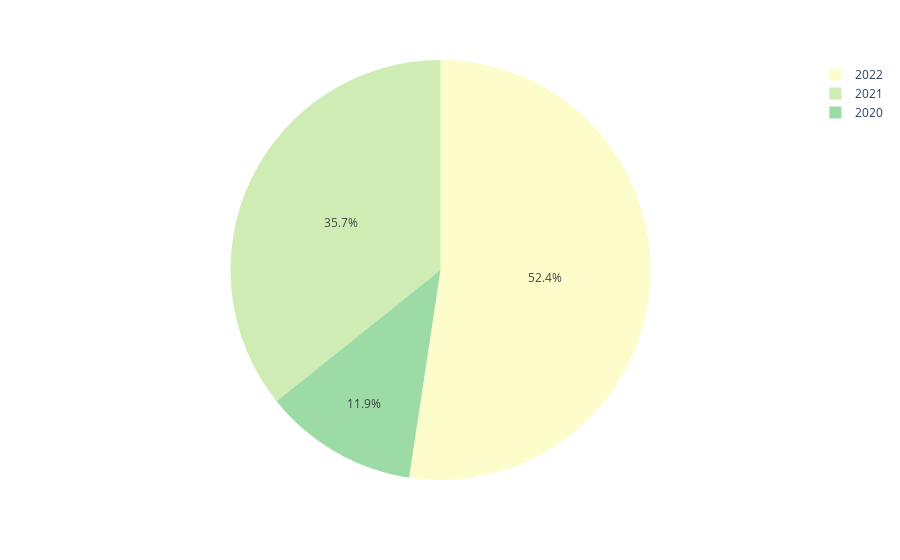

The code cell stored with this chart in its notebook:
### Markdown cell above
En el conjunto de datos que estamos utilizando, podemos observar que la mayoría de las observaciones corresponden a los años 2021 y 2022. Si bien existe cierta preocupación por la ausencia de información del año 2020, decidimos enfocarnos en los datos disponibles de los últimos dos años para obtener un análisis más robusto y estable. De esta manera, podemos estar seguros de que las tendencias y patrones que encontramos son más representativos y precisos de la situación actual.

### Code cell
workyear = df_salary['Anio_Laboral'].value_counts()
px.pie(values=workyear.values, names=workyear.index ,color_discrete_sequence=px.colors.sequential.deep )

### Figure 1 — Plotly figure (JSON) as saved in the notebook; plotly's stock layout.template omitted (floating-point values rounded to 4 significant figures)
{"data": [{"domain": {"x": [0, 1], "y": [0, 1]}, "hovertemplate": "label=%{label}<br>value=%{value}<extra></extra>", "labels": [2022, 2021, 2020], "legendgroup": "", "name": "", "showlegend": true, "type": "pie", "values": [318, 217, 72]}], "layout": {"legend": {"tracegroupgap": 0}, "margin": {"t": 60}, "piecolorway": ["rgb(253, 253, 204)", "rgb(206, 236, 179)", "rgb(156, 219, 165)", "rgb(111, 201, 163)", "rgb(86, 177, 163)", "rgb(76, 153, 160)", "rgb(68, 130, 155)", "rgb(62, 108, 150)", "rgb(62, 82, 143)", "rgb(64, 60, 115)", "rgb(54, 43, 77)", "rgb(39, 26, 44)"]}}
